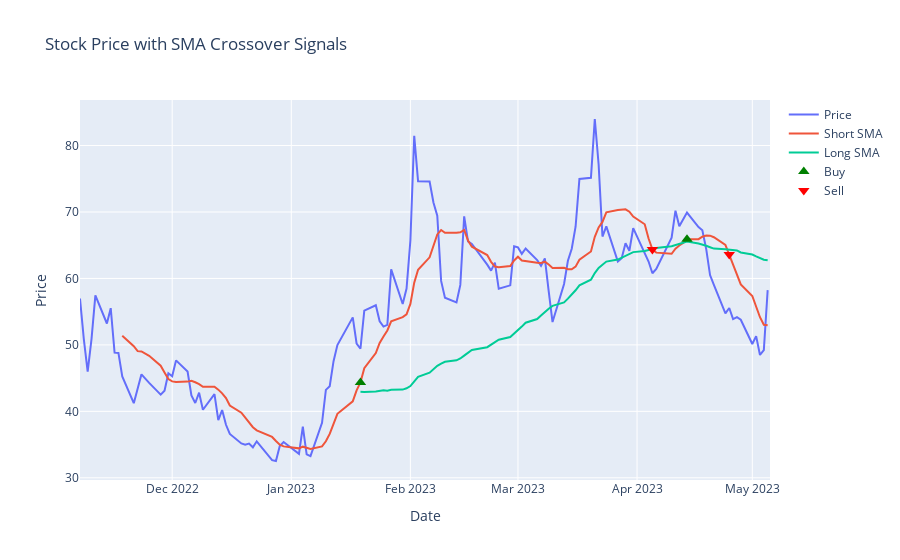

Write notebook code for a chart like this one.
### Markdown cell above
# Plot Crossover

### Code cell
# Define the stock price trace
price = go.Scatter(
    x=data.index,
    y=data['Close'],
    name='Price',
)

# Define the short SMA trace
short_sma = go.Scatter(
    x=signals.index,
    y=signals['short_SMA'],
    name='Short SMA',
)

# Define the long SMA trace
long_sma = go.Scatter(
    x=signals.index,
    y=signals['long_SMA'],
    name='Long SMA',
)

# Define the buy signals trace
buy_signals = go.Scatter(
    x=signals.loc[signals.positions == 1.0].index,
    y=signals.short_SMA[signals.positions == 1.0],
    name='Buy',
    mode='markers',
    marker=dict(size=10, symbol='triangle-up', color='green'),
)

# Define the sell signals trace
sell_signals = go.Scatter(
    x=signals.loc[signals.positions == -1.0].index,
    y=signals.short_SMA[signals.positions == -1.0],
    name='Sell',
    mode='markers',
    marker=dict(size=10, symbol='triangle-down', color='red'),
)

# Define the layout
layout = go.Layout(
    title=dict(text='Stock Price with SMA Crossover Signals'),
    xaxis=dict(title='Date'),
    yaxis=dict(title='Price'),
)

# Create the figure
fig = go.Figure(data=[price, short_sma, long_sma, buy_signals, sell_signals], layout=layout)

# Display the figure
fig.show()
